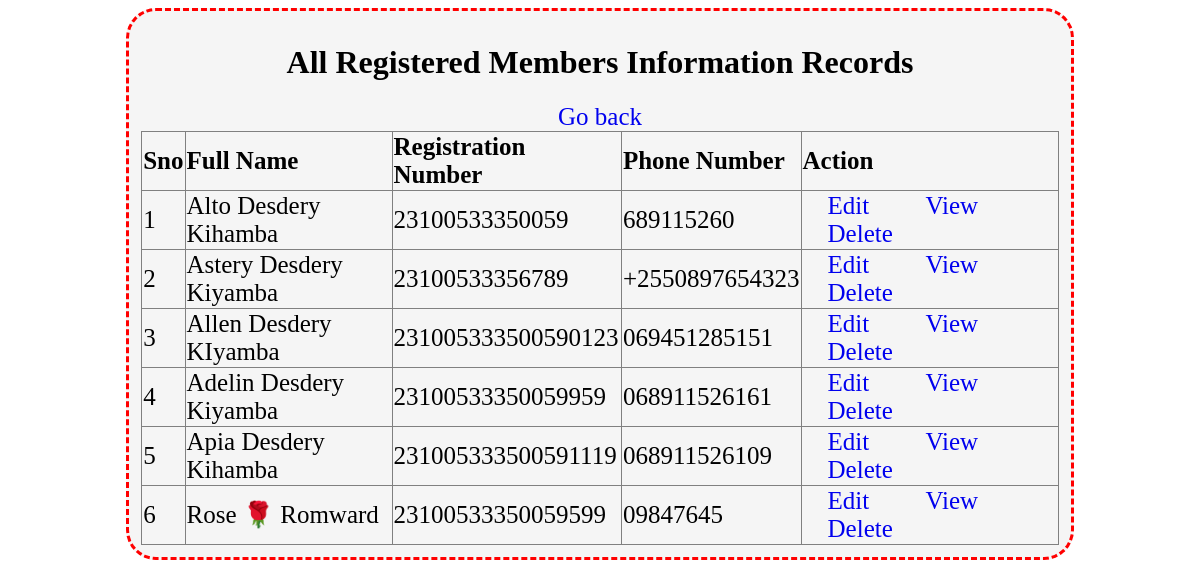
The page /pages/users.php on the database its author committed.
### tables this page shows
CREATE TABLE `attendance` (
  `id` int(11) NOT NULL,
  `full_name` varchar(255) NOT NULL,
  `regno` varchar(50) NOT NULL,
  `phone_no` varchar(30) NOT NULL,
  `password` varchar(50) NOT NULL
);

### pages/users.php (the view, shortened to what this page needs)
<?php
$con =mysqli_connect( 'sql109.infinityfree.com','if0_38810862','Alto2002','if0_38810862_alto');
$query=mysqli_query($con," SELECT * FROM attendance");
$i = 1;
$view='
<table border="1em">
<tr>
<th>Sno</th>
<th>Full Name</th>
<th>Registration Number</th>
<th>Phone Number</th>
<th> Action</th>
</tr>';
while ($show = mysqli_fetch_array($query)) {
	$fid =$show['id'];
	$fname =$show['full_name'];
	$regno =$show['regno'];
$phoneno =$show['phone_no'];
$view .="
<tr>
<td>".$i++."</td>
<td>$fname</td>
<td>$regno</td>
<td>$phoneno</td>
<td>
<a href='edit.php?editid=$fid'>Edit</a>
<a href='view.php?viewid=$fid'>View</a>
<a href='delete.php?delid=$fid'onclick='futa($fid)'>Delete</a>
</td>
</tr>
";
}
 ?>
 <div>
 	<link rel="stylesheet" type="text/css" href="../css/style2.css">
 	<h1>All Registered Members Information Records </h1>
 	<?php
echo $view;
 	 ?>
 	  <a href="Creat.php">Go back</a>
 </div>

### css/style2.css (style rules this page uses)
div { background-color: whitesmoke; text-align: center;-left: 20%; margin-right: 10%; margin-left: 10%; border-radius: 30PX; border-style: dashed; border-color: red; padding:1%; }
table { width: 100%; text-align: left; height: 25%; border-collapse: collapse; }
table td,th { font-size: 25px; }
a { padding: 25px; text-decoration: none; font-size: 25px; }

### rows shown on the page
attendance: full_name "Alto Desdery Kihamba", regno "23100533350059", phone_no "689115260"
attendance: full_name "Astery Desdery Kiyamba", regno "23100533356789", phone_no "+2550897654323"
attendance: full_name "Allen Desdery KIyamba", regno "231005333500590123", phone_no "069451285151"
attendance: full_name "Adelin Desdery Kiyamba", regno "23100533350059959", phone_no "068911526161"
attendance: full_name "Apia Desdery Kihamba", regno "231005333500591119", phone_no "068911526109"
attendance: full_name "Rose 🌹 Romward", regno "23100533350059599", phone_no "09847645"
